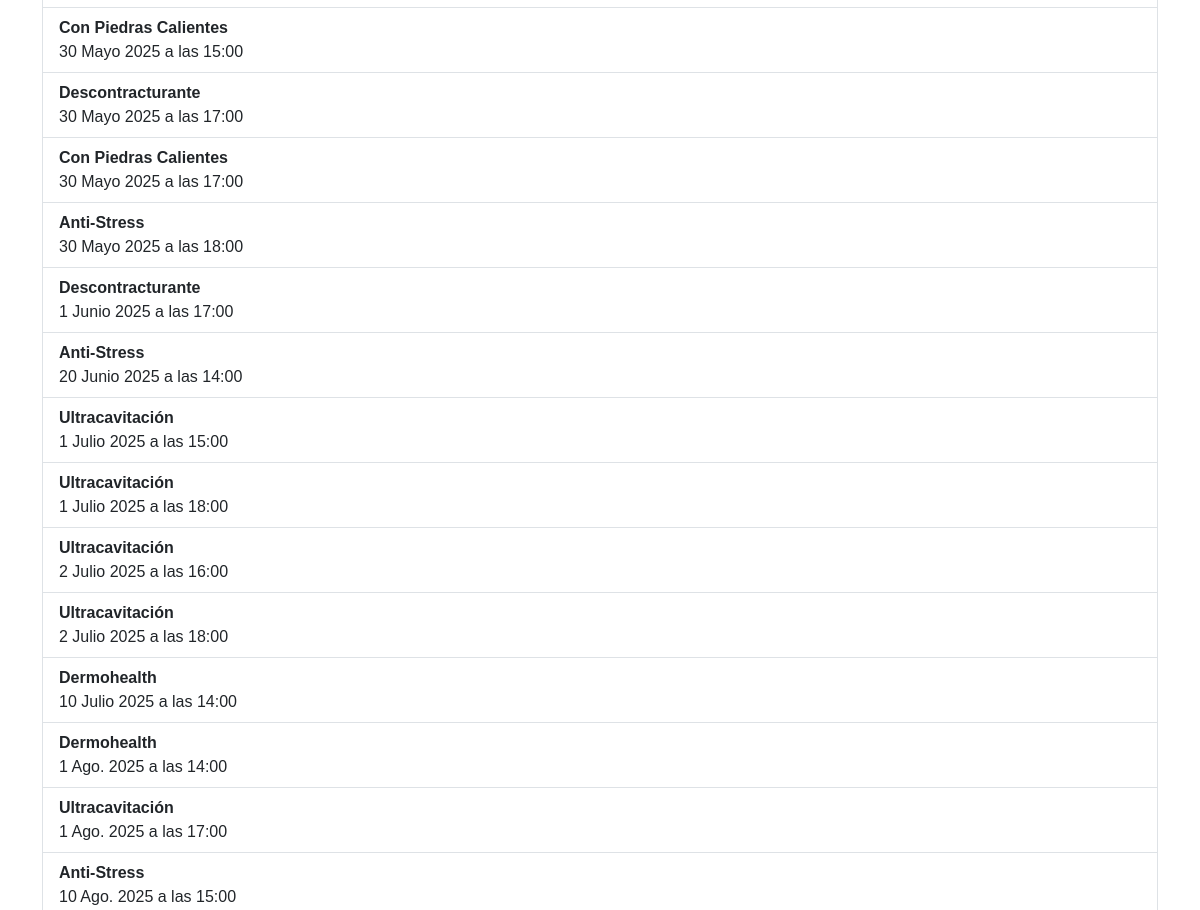
The app's page /mis-turnos/ (signed in, middle part), older data.
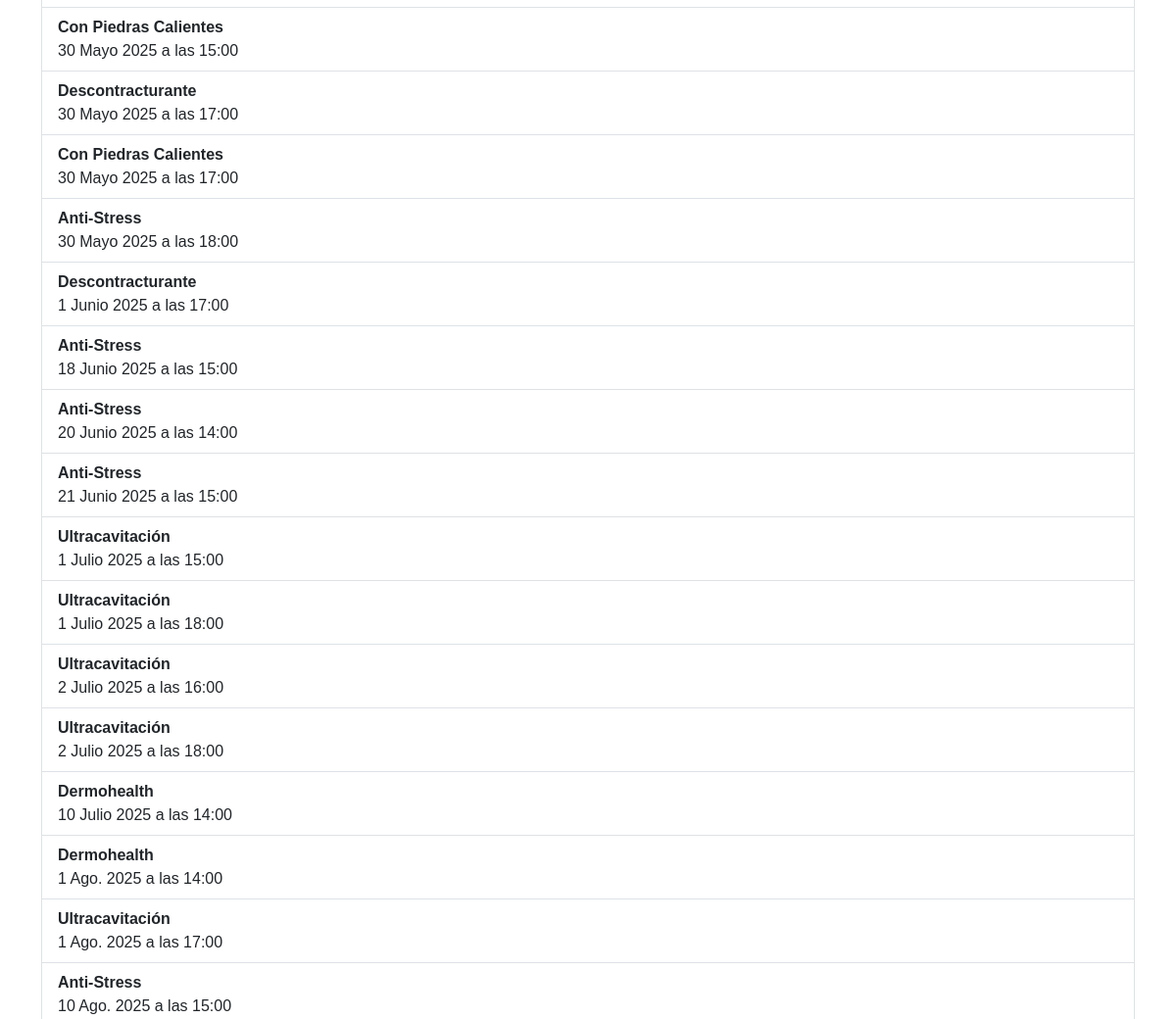
The same page, newer data.
### spa/models.py (models this page shows, shortened)
class Turno(models.Model):
    cliente = models.ForeignKey(Cliente, on_delete=models.CASCADE)
    servicio = models.ForeignKey(Servicio, on_delete=models.CASCADE)
    fecha = models.DateField()
    hora = models.TimeField()

class Servicio(models.Model):
    nombre = models.CharField(max_length=100)
    descripcion = models.TextField()
    imagen = models.ImageField(upload_to='servicios/', blank=True, null=True)
    subcategoria = models.ForeignKey(SubcategoriaServicio, on_delete=models.CASCADE)
    precio = models.PositiveIntegerField(default=10000)

### spa/views.py (the view, shortened to what this page needs)
# urls.py: path('mis-turnos/', views.mis_turnos, name='mis_turnos'),
@login_required
def mis_turnos(request):
    user = request.user
    cliente = get_object_or_404(Cliente, user=user)
    turnos = Turno.objects.filter(cliente=cliente).order_by('fecha', 'hora')
    return render(request, 'mis_turnos.html', {
        'turnos': turnos
    })

### spa/context_processors.py (called while the page is built)
def cart_processor(request):
    if request.user.is_authenticated:
        cart = Cart.objects.filter(user=request.user).first()
    else:
        session_key = request.session.session_key
        if not session_key:
            return {'cart_count': 0}
        cart = Cart.objects.filter(session_key=session_key).first()
    if cart:
        return {'cart_count': cart.items.count()}
    return {'cart_count': 0}

def is_admin(request):
    return {'is_admin': request.user.is_staff}

### spa/templatetags/custom_filters.py (called while the page is built)
@register.filter
def has_attr(obj, attr_name):
    return hasattr(obj, attr_name)

### templates/mis_turnos.html (shortened to what this page needs)
{% extends "base.html" %} {% block content %}
<div class="container mt-5 mb-5">
  {% if turnos %}
  <ul class="list-group">
    {% for t in turnos %}
    <li
      class="list-group-item d-flex justify-content-between align-items-center"
    >
      <div>
        <strong>{{ t.servicio.nombre }}</strong><br />
        {{ t.fecha }} a las {{ t.hora|time:"H:i" }}
      </div>
    </li>
    {% endfor %}
  </ul>
  {% else %}
  <div class="alert alert-info">No tienes turnos reservados.</div>
  {% endif %}
</div>
{% include 'footer.html' %} {% endblock %}

Row changes from the older to the newer data that the page shows:
added Turno: servicio.nombre "Anti-Stress", fecha "18 Junio 2025", hora "15:00"
added Turno: servicio.nombre "Anti-Stress", fecha "21 Junio 2025", hora "15:00"
